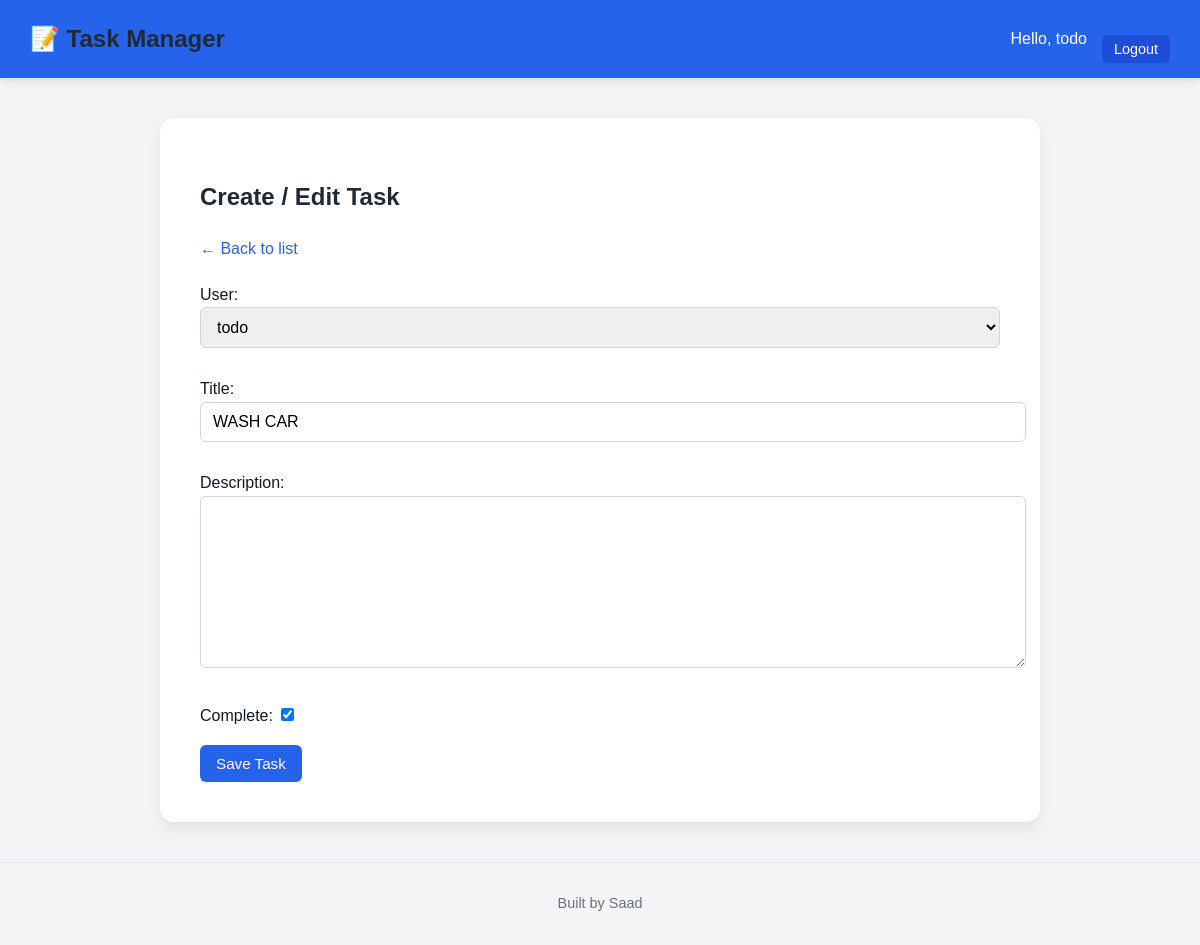
Screenshot of /task_update/2/ (signed in) with the database file from the repository.
### base/models.py (models this page shows, shortened)
class Task(models.Model):
    user = models.ForeignKey(User, on_delete=models.CASCADE, null=True, blank=True)
    title = models.CharField(max_length=200)
    description = models.TextField(null=True, blank=True)
    complete = models.BooleanField(default=False)
    created = models.DateTimeField(auto_now_add=True)
    class Meta:
        ordering = ['complete']

### base/views.py (the view)
# urls.py: path('task_update/<int:pk>/', TaskUpdate.as_view(), name='task_update'),
class TaskUpdate(LoginRequiredMixin,UpdateView):
    model=Task
    fields = '__all__'
    context_object_name = 'task_update'
    success_url =reverse_lazy('tasks')

### base/templates/base/task_form.html (shortened to what this page needs)
{% extends 'base/base.html' %}
{% block content %}
<h2>Create / Edit Task</h2>
<a href="{% url 'tasks' %}">← Back to list</a>
<form method="POST" action="">
  {{ form.as_p }}
  <input type="submit" value="Save Task" class="btn-primary" />
</form>
{% endblock %}

### base/templates/base/base.html (shortened to what this page needs)
{% load static %}
<!DOCTYPE html>
<html lang="en">
  <head>
    <link rel="stylesheet" href="{% static 'base/style.css' %}" />
  </head>
  <body>
    <header>
      <h1>📝 Task Manager</h1>
      <nav>
        {% if request.user.is_authenticated %}
        <span>Hello, {{ request.user.username }}</span>
        <form action="{% url 'logout' %}" method="post" style="display: inline">
          <button type="submit">Logout</button>
        </form>
        {% else %}
        <a href="{% url 'login' %}">Login</a>
        <a href="{% url 'register' %}">Register</a>
        {% endif %}
      </nav>
    </header>
    <main>{% block content %}{% endblock %}</main>
    <footer>
      <p>Built by Saad</p>
    </footer>
  </body>
</html>

### base/static/base/style.css (style rules this page uses)
body { font-family: "Poppins", sans-serif; background: #f3f4f6; color: #111827; margin: 0; padding: 0; line-height: 1.6; }
h1, h2, h3 { color: #1f2937; }
a { text-decoration: none; color: #2563eb; transition: 0.2s; }
header { background: #2563eb; color: white; padding: 15px 30px; display: flex; justify-content: space-between; align-items: center; box-shadow: 0 3px 8px rgba(0, 0, 0, 0.1); }
header h1 { font-size: 1.5em; margin: 0; }
header nav { display: flex; align-items: center; gap: 15px; }
header form button { background: #1d4ed8; border: none; padding: 6px 12px; border-radius: 5px; color: white; cursor: pointer; font-size: 0.9em; }
main { padding: 40px; max-width: 800px; margin: 40px auto; background: white; border-radius: 14px; box-shadow: 0 6px 16px rgba(0, 0, 0, 0.08); transition: all 0.3s ease; }
.btn-primary, .btn-danger, button, input[type="submit"] { display: inline-block; font-weight: 500; border: none; padding: 10px 16px; border-radius: 6px; cursor: pointer; font-size: 0.95em; transition: all 0.2s ease-in-out; }
.btn-primary { background: #2563eb; color: white; }
form { margin-top: 20px; }
form input[type="text"], form input[type="password"], form textarea, form select { width: 100%; padding: 10px 12px; margin-bottom: 12px; border: 1px solid #d1d5db; border-radius: 6px; font-size: 1em; transition: 0.2s; }
footer { text-align: center; padding: 15px; font-size: 0.9em; color: #6b7280; border-top: 1px solid #e5e7eb; margin-top: 30px; }

### rows the page displays
Task: user "todo", title "WASH CAR", complete "☑"

### other values shown
{{ request.user.username }} "todo"
